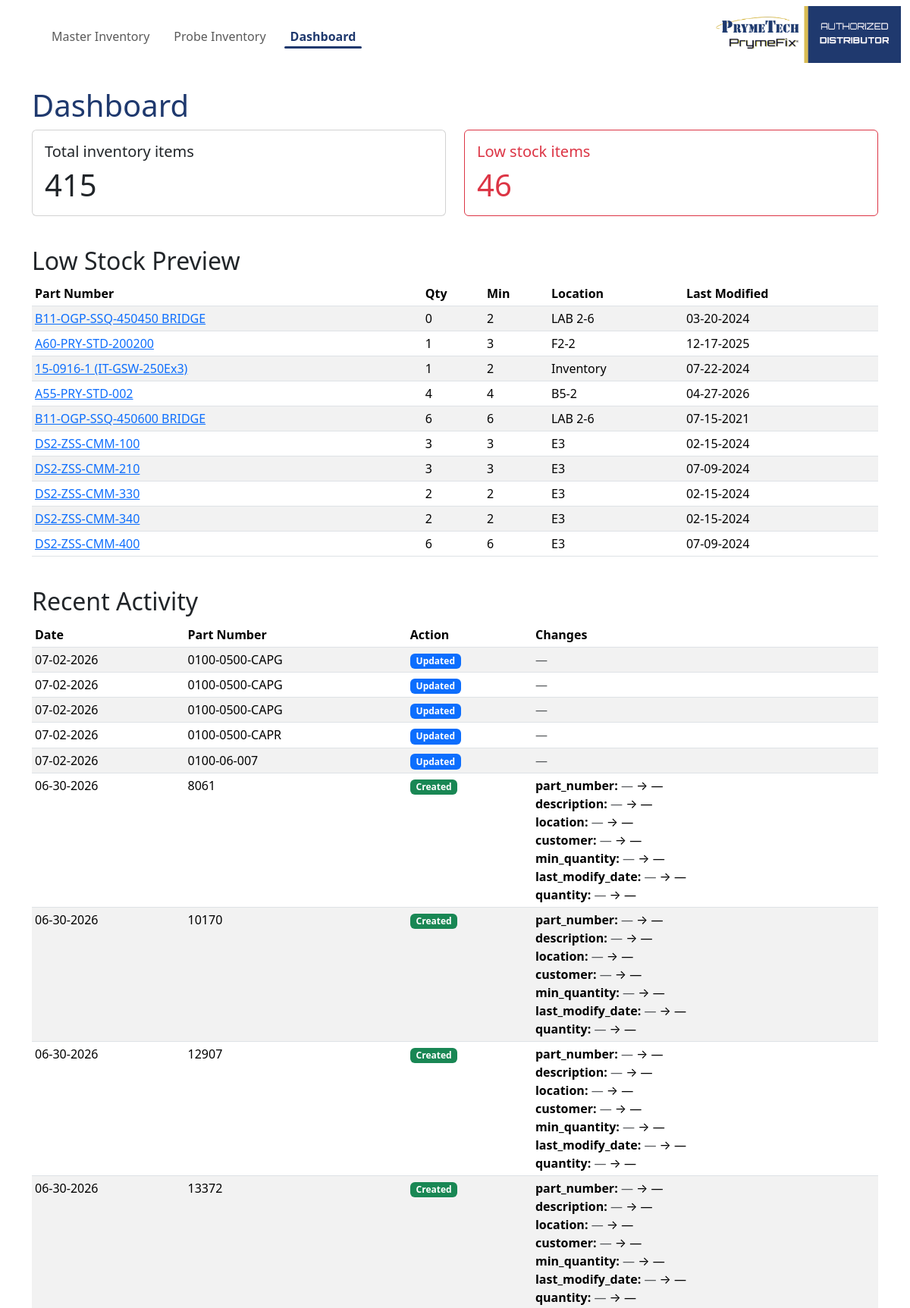
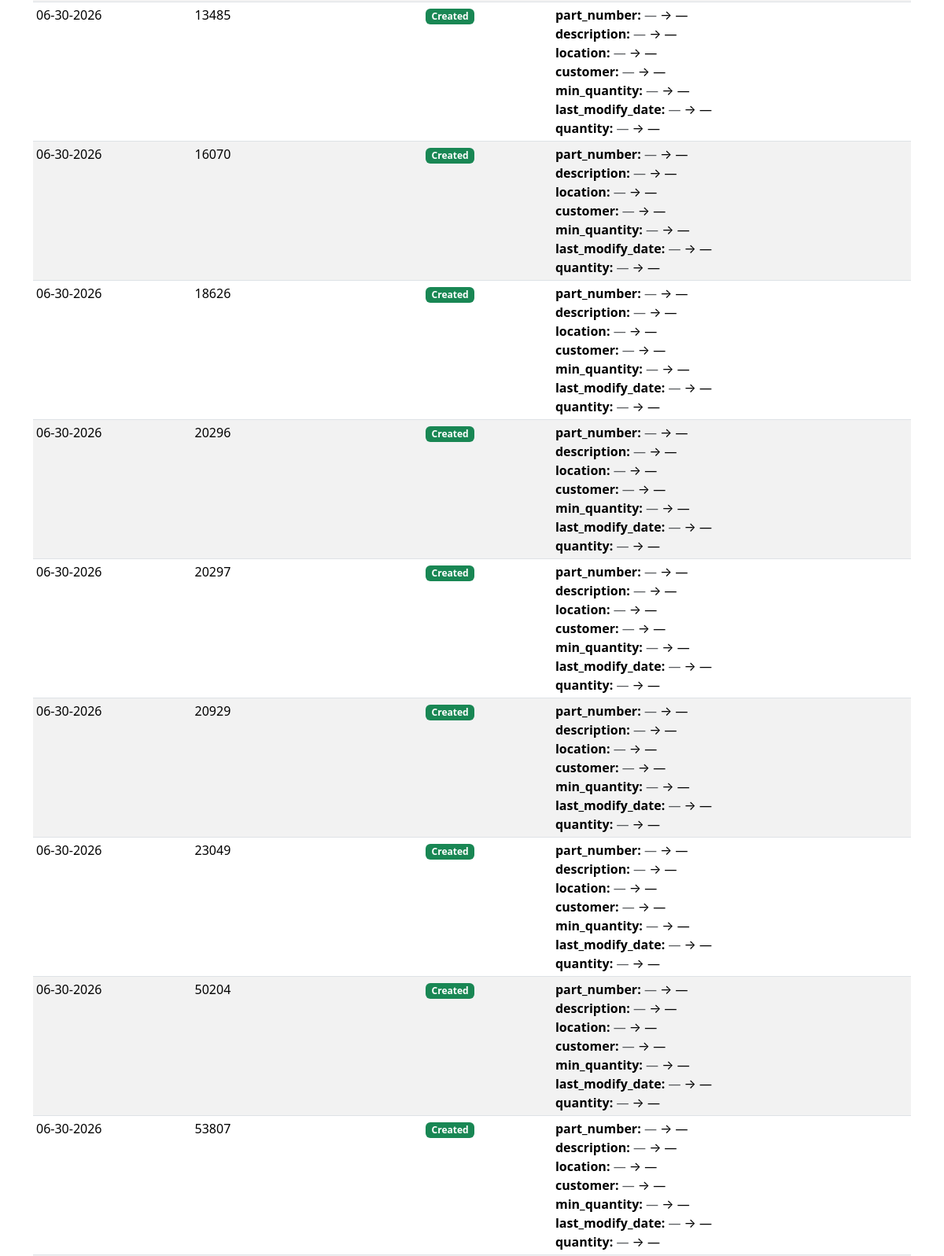
/dashboard (upper part), run on the app's committed database (2 pictures, top to bottom).
### tables this page shows
CREATE TABLE inventory (
  id INTEGER PRIMARY KEY AUTOINCREMENT,
  part_number TEXT NOT NULL UNIQUE,
  description TEXT,
  location TEXT,
  quantity INTEGER NOT NULL DEFAULT 0,
  min_quantity INTEGER NOT NULL DEFAULT 0,
  customer TEXT,
  last_modify_date TEXT NOT NULL
, image_path TEXT);

CREATE TABLE changes (
  id INTEGER PRIMARY KEY AUTOINCREMENT,
  part_number TEXT NOT NULL,
  action TEXT NOT NULL,
  changed_by TEXT,
  timestamp TEXT NOT NULL,
  diff TEXT
);

### app.py (the view)
@app.route("/dashboard")
def dashboard():
    conn = get_conn()
    low_stock_items = import_inventory.inventory_query(conn, low_stock=True)
    total_items = conn.execute("SELECT COUNT(*) FROM inventory").fetchone()[0]
    recent_changes = []
    for row in conn.execute("SELECT * FROM changes ORDER BY timestamp DESC LIMIT 20").fetchall():
        change = serialize_row(row)
        try:
            change["diff"] = json.loads(change["diff"])
        except (ValueError, TypeError):
            change["diff"] = {}
        recent_changes.append(change)
    low_stock_items_sorted = sorted(
        [serialize_row(row) for row in low_stock_items[:10]],
        key=lambda item: (item["quantity"] / item["min_quantity"])
        if item["min_quantity"] else float("inf")
    )
    return render_template(
        "dashboard.html",
        total_items=total_items,
        low_stock_count=len(low_stock_items),
        low_stock_items=low_stock_items_sorted,
        recent_changes=recent_changes,
    )

### app.py (called while the page is built)
def get_conn():
    return import_inventory.get_db_connection(DB_PATH)

def serialize_row(row):
    return {key: row[key] for key in row.keys()}

### import_inventory.py (called while the page is built)
def get_db_connection(db_path=DB_PATH):
    conn = sqlite3.connect(db_path, isolation_level=None, detect_types=sqlite3.PARSE_DECLTYPES)
    conn.row_factory = sqlite3.Row
    conn.execute("PRAGMA foreign_keys = ON")
    ensure_schema(conn)
    return conn

def ensure_schema(conn):
    if not os.path.exists(SCHEMA_FILE):
        return
    with open(SCHEMA_FILE, "r", encoding="utf-8") as fp:
        conn.executescript(fp.read())
    cols = [row[1] for row in conn.execute("PRAGMA table_info(inventory)").fetchall()]
    if "image_path" not in cols:
        conn.execute("ALTER TABLE inventory ADD COLUMN image_path TEXT")

def inventory_query(conn, low_stock=False, location=None, customer=None, search=None):
    query = "SELECT * FROM inventory"
    clauses = []
    params = []
    if low_stock:
        clauses.append("quantity <= min_quantity AND min_quantity > 0")
    if location:
        clauses.append("location LIKE ?")
        params.append(f"%{location.strip()}%")
    if customer:
        clauses.append("LOWER(customer) LIKE LOWER(?)")
        params.append(f"%{customer.strip()}%")
    if search:
        clauses.append("""
            (LOWER(part_number) LIKE LOWER(?)
            OR LOWER(description) LIKE LOWER(?))
        """)
        params.extend([f"%{search.strip()}%", f"%{search.strip()}%"])
    if clauses:
        query += " WHERE " + " AND ".join(clauses)
    query += " ORDER BY part_number ASC"
    return conn.execute(query, params).fetchall()

### templates/dashboard.html
{% extends 'layout.html' %}
{% block content %}
  <h1 style="color: #1f396e;">Dashboard</h1>
  <div class="row mb-4">
    <div class="col-md-6">
      <div class="card mb-3">
        <div class="card-body">
          <h5 class="card-title">Total inventory items</h5>
          <p class="card-text display-6">{{ total_items }}</p>
        </div>
      </div>
    </div>
    <div class="col-md-6">
      <div class="card text-danger border-danger mb-3">
        <div class="card-body">
          <h5 class="card-title">Low stock items</h5>
          <p class="card-text display-6">{{ low_stock_count }}</p>
        </div>
      </div>
    </div>
  </div>
  <h2>Low Stock Preview</h2>
  {% if low_stock_items %}
    <div class="table-responsive">
      <table class="table table-sm table-striped">
        <thead>
          <tr>
            <th>Part Number</th>
            <th>Qty</th>
            <th>Min</th>
            <th>Location</th>
            <th>Last Modified</th>
          </tr>
        </thead>
        <tbody>
          {% for item in low_stock_items %}
            <tr>
              <td><a href="{{ url_for('item_detail', item_id=item.id) }}">{{ item.part_number }}</a></td>
              <td>{{ item.quantity }}</td>
              <td>{{ item.min_quantity }}</td>
              <td>{{ item.location or '-' }}</td>
              <td>{{ item.last_modify_date }}</td>
            </tr>
          {% endfor %}
        </tbody>
      </table>
    </div>
  {% else %}
    <p>No low stock items at the moment.</p>
  {% endif %}
  <h2 class="mt-4">Recent Activity</h2>
  {% if recent_changes %}
    <div class="table-responsive">
      <table class="table table-sm table-striped">
        <thead>
          <tr>
            <th>Date</th>
            <th>Part Number</th>
            <th>Action</th>
            <th>Changes</th>
          </tr>
        </thead>
        <tbody>
          {% for change in recent_changes %}
            <tr>
              <td class="text-nowrap">{{ change.timestamp }}</td>
              <td>{{ change.part_number }}</td>
              <td>
                {% if change.action == 'create' %}
                  <span class="badge bg-success">Created</span>
                {% elif change.action == 'update' %}
                  <span class="badge bg-primary">Updated</span>
                {% elif change.action == 'delete' %}
                  <span class="badge bg-danger">Deleted</span>
                {% endif %}
              </td>
              <td>
                {% if change.diff %}
                  {% for field, values in change.diff.items() %}
                    <div>
                      <strong>{{ field }}:</strong>
                      <span class="text-muted">{{ values.old or '—' }}</span>
                      →
                      <span>{{ values.new or '—' }}</span>
                    </div>
                  {% endfor %}
                {% else %}
                  <span class="text-muted">—</span>
                {% endif %}
              </td>
            </tr>
          {% endfor %}
        </tbody>
      </table>
    </div>
  {% else %}
    <p>No recent activity.</p>
  {% endif %}
{% endblock %}

### data on the page
inventory: part_number "B11-OGP-SSQ-450450 BRIDGE", quantity "0", min_quantity "2", location "LAB 2-6", last_modify_date "03-20-2024"
inventory: part_number "A60-PRY-STD-200200", quantity "1", min_quantity "3", location "F2-2", last_modify_date "12-17-2025"
inventory: part_number "15-0916-1 (IT-GSW-250Ex3)", quantity "1", min_quantity "2", location "Inventory", last_modify_date "07-22-2024"
inventory: part_number "A55-PRY-STD-002", quantity "4", min_quantity "4", location "B5-2", last_modify_date "04-27-2026"
inventory: part_number "B11-OGP-SSQ-450600 BRIDGE", quantity "6", min_quantity "6", location "LAB 2-6", last_modify_date "07-15-2021"
inventory: part_number "DS2-ZSS-CMM-100", quantity "3", min_quantity "3", location "E3", last_modify_date "02-15-2024"
inventory: part_number "DS2-ZSS-CMM-210", quantity "3", min_quantity "3", location "E3", last_modify_date "07-09-2024"
inventory: part_number "DS2-ZSS-CMM-330", quantity "2", min_quantity "2", location "E3", last_modify_date "02-15-2024"
inventory: part_number "DS2-ZSS-CMM-340", quantity "2", min_quantity "2", location "E3", last_modify_date "02-15-2024"
inventory: part_number "DS2-ZSS-CMM-400", quantity "6", min_quantity "6", location "E3", last_modify_date "07-09-2024"
changes: timestamp "07-02-2026", part_number "0100-0500-CAPG", action "Updated"
changes: timestamp "07-02-2026", part_number "0100-0500-CAPG", action "Updated"
changes: timestamp "07-02-2026", part_number "0100-0500-CAPG", action "Updated"
changes: timestamp "07-02-2026", part_number "0100-0500-CAPR", action "Updated"
changes: timestamp "07-02-2026", part_number "0100-06-007", action "Updated"
changes: timestamp "06-30-2026", part_number "8061", action "Created", diff "part_number" "description" "location" "customer" "min_quantity" "last_modify_date" "quantity", old "—" "—" "—" "—" "—" "—" "—", new "—" "—" "—" "—" "—" "—" "—"
changes: timestamp "06-30-2026", part_number "10170", action "Created", diff "part_number" "description" "location" "customer" "min_quantity" "last_modify_date" "quantity", old "—" "—" "—" "—" "—" "—" "—", new "—" "—" "—" "—" "—" "—" "—"
changes: timestamp "06-30-2026", part_number "12907", action "Created", diff "part_number" "description" "location" "customer" "min_quantity" "last_modify_date" "quantity", old "—" "—" "—" "—" "—" "—" "—", new "—" "—" "—" "—" "—" "—" "—"
changes: timestamp "06-30-2026", part_number "13372", action "Created", diff "part_number" "description" "location" "customer" "min_quantity" "last_modify_date" "quantity", old "—" "—" "—" "—" "—" "—" "—", new "—" "—" "—" "—" "—" "—" "—"
changes: timestamp "06-30-2026", part_number "13485", action "Created", diff "part_number" "description" "location" "customer" "min_quantity" "last_modify_date" "quantity", old "—" "—" "—" "—" "—" "—" "—", new "—" "—" "—" "—" "—" "—" "—"
changes: timestamp "06-30-2026", part_number "16070", action "Created", diff "part_number" "description" "location" "customer" "min_quantity" "last_modify_date" "quantity", old "—" "—" "—" "—" "—" "—" "—", new "—" "—" "—" "—" "—" "—" "—"
changes: timestamp "06-30-2026", part_number "18626", action "Created", diff "part_number" "description" "location" "customer" "min_quantity" "last_modify_date" "quantity", old "—" "—" "—" "—" "—" "—" "—", new "—" "—" "—" "—" "—" "—" "—"
changes: timestamp "06-30-2026", part_number "20296", action "Created", diff "part_number" "description" "location" "customer" "min_quantity" "last_modify_date" "quantity", old "—" "—" "—" "—" "—" "—" "—", new "—" "—" "—" "—" "—" "—" "—"
changes: timestamp "06-30-2026", part_number "20297", action "Created", diff "part_number" "description" "location" "customer" "min_quantity" "last_modify_date" "quantity", old "—" "—" "—" "—" "—" "—" "—", new "—" "—" "—" "—" "—" "—" "—"
changes: timestamp "06-30-2026", part_number "20929", action "Created", diff "part_number" "description" "location" "customer" "min_quantity" "last_modify_date" "quantity", old "—" "—" "—" "—" "—" "—" "—", new "—" "—" "—" "—" "—" "—" "—"
changes: timestamp "06-30-2026", part_number "23049", action "Created", diff "part_number" "description" "location" "customer" "min_quantity" "last_modify_date" "quantity", old "—" "—" "—" "—" "—" "—" "—", new "—" "—" "—" "—" "—" "—" "—"
changes: timestamp "06-30-2026", part_number "50204", action "Created", diff "part_number" "description" "location" "customer" "min_quantity" "last_modify_date" "quantity", old "—" "—" "—" "—" "—" "—" "—", new "—" "—" "—" "—" "—" "—" "—"
changes: timestamp "06-30-2026", part_number "53807", action "Created", diff "part_number" "description" "location" "customer" "min_quantity" "last_modify_date" "quantity", old "—" "—" "—" "—" "—" "—" "—", new "—" "—" "—" "—" "—" "—" "—"

### other printed values
{{ total_items }} "415"
{{ low_stock_count }} "46"
